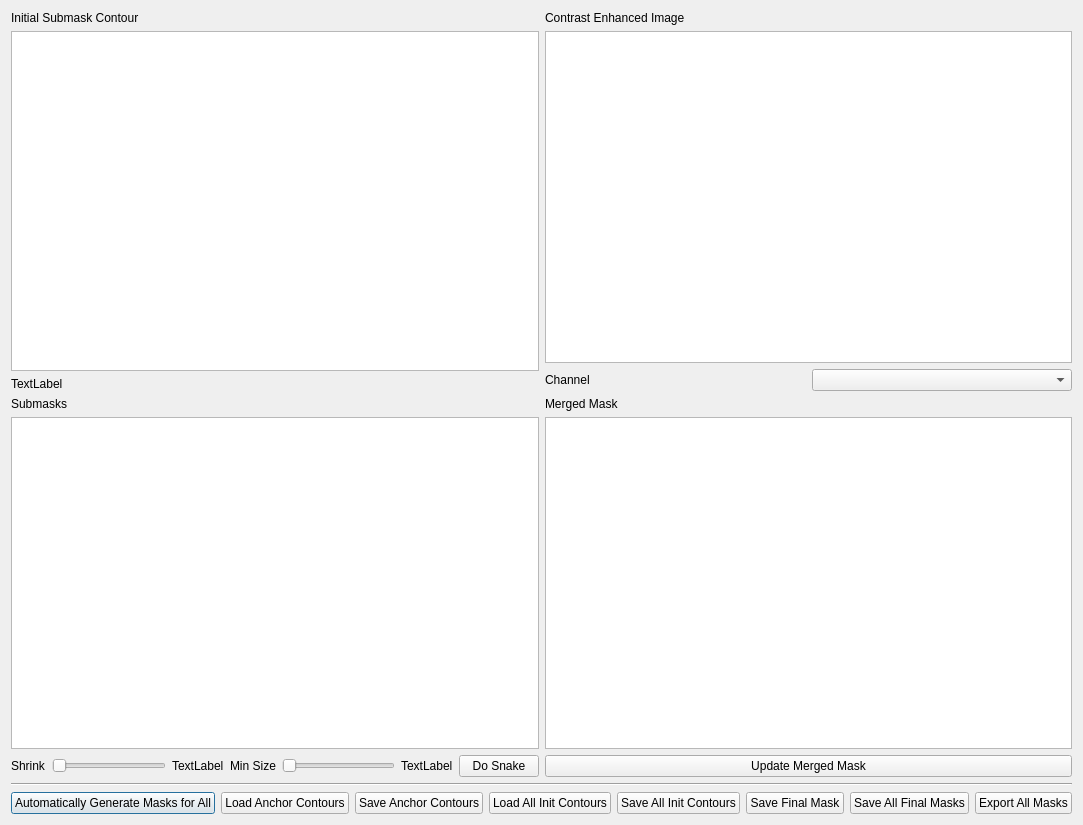
<?xml version="1.0" encoding="UTF-8"?>
<ui version="4.0">
 <class>MaskEditingGui</class>
 <widget class="QDialog" name="MaskEditingGui">
  <property name="geometry">
   <rect>
    <x>0</x>
    <y>0</y>
    <width>1046</width>
    <height>825</height>
   </rect>
  </property>
  <property name="windowTitle">
   <string>Review Masks</string>
  </property>
  <layout class="QGridLayout" name="gridLayout">
   <item row="3" column="0" colspan="2">
    <layout class="QHBoxLayout" name="horizontalLayout">
     <item>
      <widget class="QPushButton" name="button_autoSnake">
       <property name="text">
        <string>Automatically Generate Masks for All</string>
       </property>
      </widget>
     </item>
     <item>
      <widget class="QPushButton" name="button_loadAnchorContours">
       <property name="text">
        <string>Load Anchor Contours</string>
       </property>
      </widget>
     </item>
     <item>
      <widget class="QPushButton" name="button_saveAnchorContours">
       <property name="text">
        <string>Save Anchor Contours</string>
       </property>
      </widget>
     </item>
     <item>
      <widget class="QPushButton" name="button_loadAllInitContours">
       <property name="text">
        <string>Load All Init Contours</string>
       </property>
      </widget>
     </item>
     <item>
      <widget class="QPushButton" name="button_saveAllInitContours">
       <property name="text">
        <string>Save All Init Contours</string>
       </property>
      </widget>
     </item>
     <item>
      <widget class="QPushButton" name="button_saveCurrFinalMasks">
       <property name="text">
        <string>Save Final Mask</string>
       </property>
      </widget>
     </item>
     <item>
      <widget class="QPushButton" name="button_saveAllFinalMasks">
       <property name="text">
        <string>Save All Final Masks</string>
       </property>
      </widget>
     </item>
     <item>
      <widget class="QPushButton" name="button_exportAllMasks">
       <property name="text">
        <string>Export All Masks</string>
       </property>
      </widget>
     </item>
    </layout>
   </item>
   <item row="1" column="1">
    <layout class="QVBoxLayout" name="verticalLayout_4">
     <item>
      <widget class="QLabel" name="label_6">
       <property name="text">
        <string>Merged Mask</string>
       </property>
      </widget>
     </item>
     <item>
      <widget class="QGraphicsView" name="gview_merged_mask">
       <property name="maximumSize">
        <size>
         <width>800</width>
         <height>500</height>
        </size>
       </property>
      </widget>
     </item>
     <item>
      <layout class="QHBoxLayout" name="horizontalLayout_2">
       <item>
        <widget class="QPushButton" name="button_update_merged_mask">
         <property name="text">
          <string>Update Merged Mask</string>
         </property>
        </widget>
       </item>
      </layout>
     </item>
    </layout>
   </item>
   <item row="2" column="0" colspan="2">
    <widget class="Line" name="line">
     <property name="orientation">
      <enum>Qt::Horizontal</enum>
     </property>
    </widget>
   </item>
   <item row="0" column="1">
    <layout class="QVBoxLayout" name="verticalLayout_2">
     <item>
      <widget class="QLabel" name="label_4">
       <property name="text">
        <string>Contrast Enhanced Image</string>
       </property>
      </widget>
     </item>
     <item>
      <widget class="QGraphicsView" name="gview_thresholded">
       <property name="maximumSize">
        <size>
         <width>800</width>
         <height>500</height>
        </size>
       </property>
      </widget>
     </item>
     <item>
      <layout class="QHBoxLayout" name="horizontalLayout_3">
       <item>
        <widget class="QLabel" name="label_2">
         <property name="text">
          <string>Channel</string>
         </property>
        </widget>
       </item>
       <item>
        <widget class="QComboBox" name="comboBox_channel"/>
       </item>
      </layout>
     </item>
    </layout>
   </item>
   <item row="0" column="0">
    <layout class="QVBoxLayout" name="verticalLayout">
     <item>
      <widget class="QLabel" name="label_3">
       <property name="text">
        <string>Initial Submask Contour</string>
       </property>
      </widget>
     </item>
     <item>
      <widget class="QGraphicsView" name="init_snake_contour_gview">
       <property name="maximumSize">
        <size>
         <width>800</width>
         <height>500</height>
        </size>
       </property>
      </widget>
     </item>
     <item>
      <layout class="QHBoxLayout" name="horizontalLayout_5">
       <item>
        <widget class="QLabel" name="label_5">
         <property name="text">
          <string>TextLabel</string>
         </property>
        </widget>
       </item>
      </layout>
     </item>
    </layout>
   </item>
   <item row="1" column="0">
    <layout class="QVBoxLayout" name="verticalLayout_3">
     <item>
      <widget class="QLabel" name="label_9">
       <property name="text">
        <string>Submasks</string>
       </property>
      </widget>
     </item>
     <item>
      <widget class="QGraphicsView" name="gview_final_masks_user">
       <property name="maximumSize">
        <size>
         <width>800</width>
         <height>500</height>
        </size>
       </property>
      </widget>
     </item>
     <item>
      <layout class="QHBoxLayout" name="horizontalLayout_4">
       <item>
        <widget class="QLabel" name="label">
         <property name="text">
          <string>Shrink</string>
         </property>
        </widget>
       </item>
       <item>
        <widget class="QSlider" name="slider_snakeShrink">
         <property name="orientation">
          <enum>Qt::Horizontal</enum>
         </property>
        </widget>
       </item>
       <item>
        <widget class="QLabel" name="label_snakeShrink">
         <property name="text">
          <string>TextLabel</string>
         </property>
        </widget>
       </item>
       <item>
        <widget class="QLabel" name="label_7">
         <property name="text">
          <string>Min Size</string>
         </property>
        </widget>
       </item>
       <item>
        <widget class="QSlider" name="slider_minSize">
         <property name="orientation">
          <enum>Qt::Horizontal</enum>
         </property>
        </widget>
       </item>
       <item>
        <widget class="QLabel" name="label_minSize">
         <property name="text">
          <string>TextLabel</string>
         </property>
        </widget>
       </item>
       <item>
        <widget class="QPushButton" name="button_snake">
         <property name="text">
          <string>Do Snake</string>
         </property>
        </widget>
       </item>
      </layout>
     </item>
    </layout>
   </item>
  </layout>
 </widget>
 <resources/>
 <connections/>
</ui>
